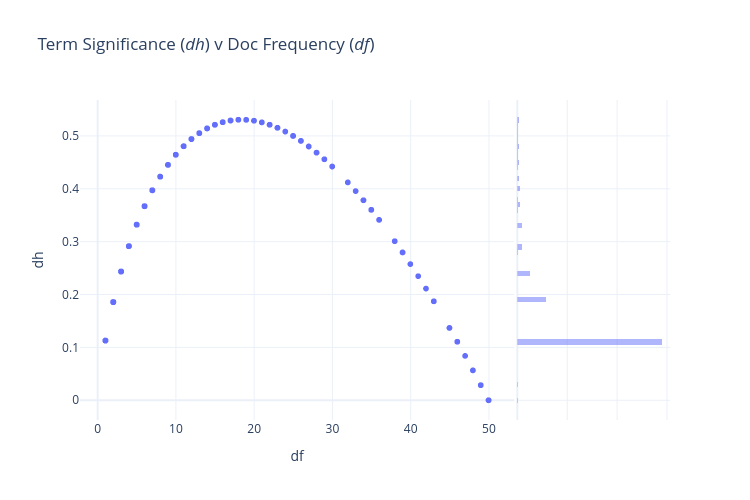

Notebook cell for this chart:
### Code cell
px.scatter(VOCAB.reset_index(), 'df', 'dh', 
           log_x=False, 
           width=750, height=500,
           hover_name='term_str',
           marginal_y='histogram',
           template=px_template,
          title="Term Significance (<i>dh</i>) v Doc Frequency (<i>df</i>)")

### Figure 1 — Plotly figure (JSON) as saved in the notebook; plotly's stock layout.template omitted (floating-point values rounded to 4 significant figures; data arrays with more than 128 entries replaced by an {"elided": "..."} marker saying what was removed)
{"data": [{"hovertemplate": "<b>%{hovertext}</b><br><br>df=%{x}<br>dh=%{y}<extra></extra>", "hovertext": {"elided": "4280 str values"}, "legendgroup": "", "marker": {"color": "#636efa", "symbol": "circle"}, "mode": "markers", "name": "", "showlegend": false, "type": "scattergl", "x": {"elided": "4280 int values"}, "xaxis": "x", "y": {"elided": "4280 float values"}, "yaxis": "y"}, {"alignmentgroup": "True", "bingroup": "y", "hovertemplate": "dh=%{y}<br>count=%{x}<extra></extra>", "legendgroup": "", "marker": {"color": "#636efa"}, "name": "", "offsetgroup": "", "opacity": 0.5, "showlegend": false, "type": "histogram", "xaxis": "x2", "y": {"elided": "4280 float values"}, "yaxis": "y2"}], "layout": {"barmode": "overlay", "height": 500, "legend": {"tracegroupgap": 0}, "title": {"text": "Term Significance (<i>dh</i>) v Doc Frequency (<i>df</i>)"}, "width": 750, "xaxis": {"anchor": "y", "autorange": true, "domain": [0, 0.7363], "range": [-2.255, 53.25], "title": {"text": "df"}, "type": "linear"}, "xaxis2": {"anchor": "y2", "autorange": true, "domain": [0.7413, 1], "matches": "x2", "range": [0, 3061.0], "showgrid": true, "showline": false, "showticklabels": false, "ticks": ""}, "yaxis": {"anchor": "x", "autorange": true, "domain": [0, 1], "range": [-0.03736, 0.568], "title": {"text": "dh"}, "type": "linear"}, "yaxis2": {"anchor": "x2", "autorange": true, "domain": [0, 1], "matches": "y", "range": [-0.03736, 0.568], "showgrid": true, "showticklabels": false, "type": "linear"}}}
